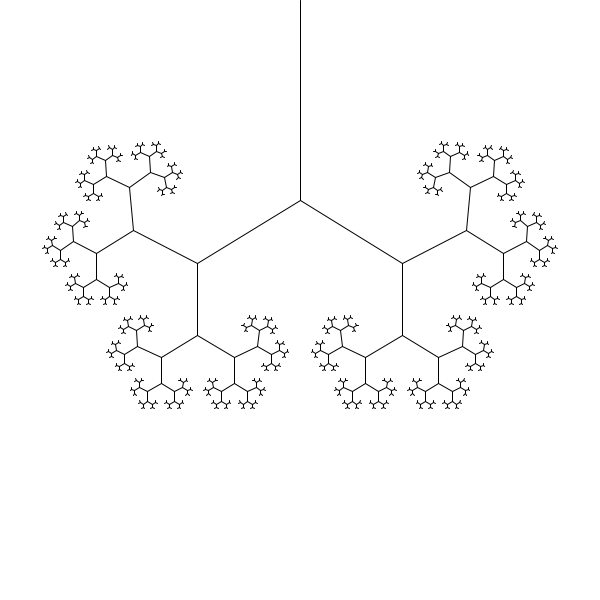
Frame 1 (no input)
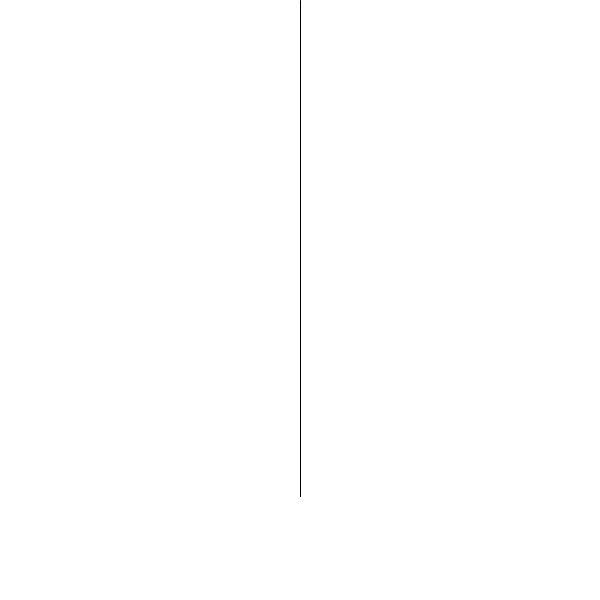
Frame 60 (the mouse pressed at the canvas centre just before this capture)
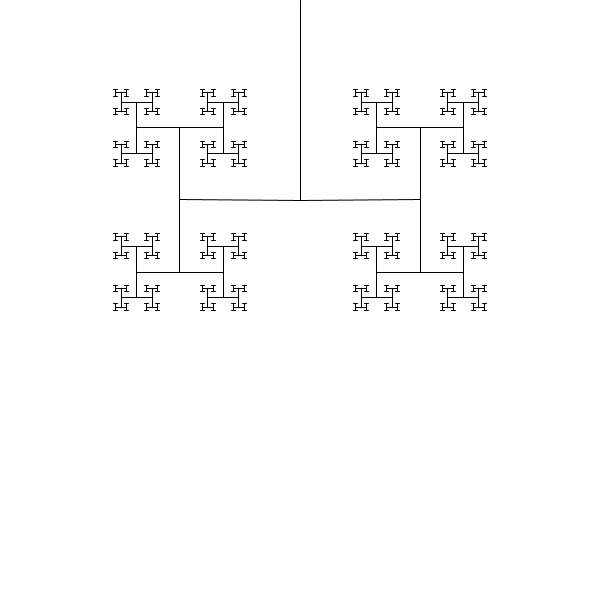
Frame 120 (the mouse held since frame 60 and released just before this capture)

The Processing sketch that drew these frames (run headless with seeded random() and noise(); from frame 60 on, the mouse is pressed at the canvas centre):

// Processing sketch: ftactal_84_tree
// ── ftactal_84_tree.pde
float t = 45 ;

void setup(){
  size(600,600);
  
}

void draw(){
  background(255);
  translate(width/2,0);
  stroke(0);
  branch(200);
  
  t = radians(map(mouseX, 0,width,0,180));
}

void branch(float l_){
  
  
  line(0,0,0,l_);
  translate(0,l_);
  l_ *= 0.6 ;
  
  if (l_> 2){
  pushMatrix();
    rotate(t);
    branch(l_);
  popMatrix();
  pushMatrix();
    rotate(-t);
    branch(l_);
  popMatrix();
  }
}
